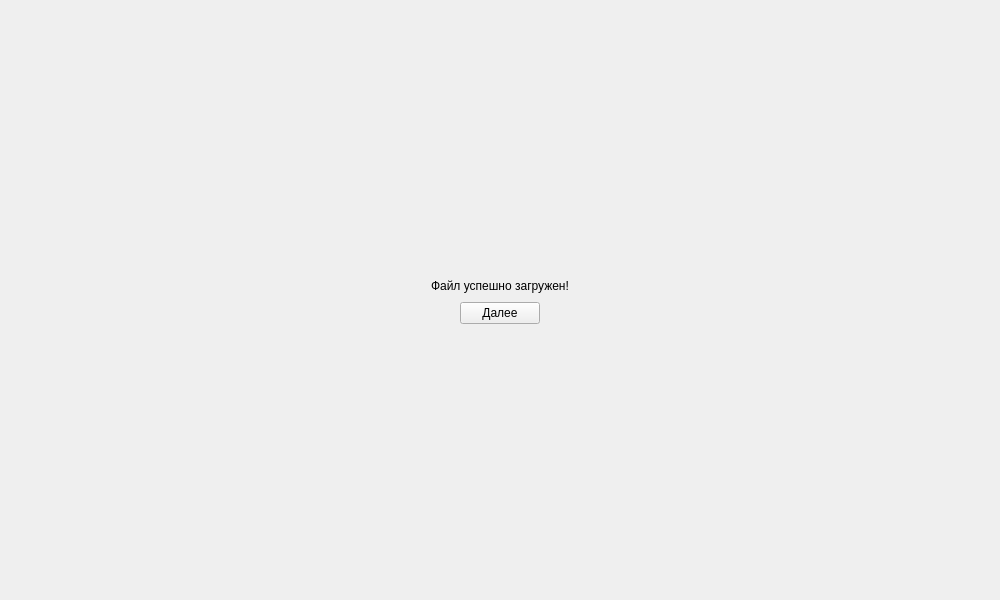
<?xml version="1.0" encoding="UTF-8"?>
<ui version="4.0">
 <class>Form</class>
 <widget class="QWidget" name="Form">
  <property name="geometry">
   <rect>
    <x>0</x>
    <y>0</y>
    <width>1000</width>
    <height>600</height>
   </rect>
  </property>
  <property name="windowTitle">
   <string>Form</string>
  </property>
  <layout class="QVBoxLayout" name="verticalLayout_3">
   <item>
    <spacer name="verticalSpacer">
     <property name="orientation">
      <enum>Qt::Vertical</enum>
     </property>
     <property name="sizeHint" stdset="0">
      <size>
       <width>20</width>
       <height>40</height>
      </size>
     </property>
    </spacer>
   </item>
   <item>
    <layout class="QHBoxLayout" name="horizontalLayout_5">
     <item>
      <layout class="QVBoxLayout" name="verticalLayout_2">
       <item>
        <layout class="QHBoxLayout" name="horizontalLayout">
         <item>
          <spacer name="horizontalSpacer">
           <property name="orientation">
            <enum>Qt::Horizontal</enum>
           </property>
           <property name="sizeHint" stdset="0">
            <size>
             <width>40</width>
             <height>20</height>
            </size>
           </property>
          </spacer>
         </item>
         <item>
          <widget class="QLabel" name="label">
           <property name="text">
            <string>Файл успешно загружен!</string>
           </property>
          </widget>
         </item>
         <item>
          <spacer name="horizontalSpacer_2">
           <property name="orientation">
            <enum>Qt::Horizontal</enum>
           </property>
           <property name="sizeHint" stdset="0">
            <size>
             <width>40</width>
             <height>20</height>
            </size>
           </property>
          </spacer>
         </item>
        </layout>
       </item>
       <item>
        <layout class="QHBoxLayout" name="horizontalLayout_4">
         <item>
          <spacer name="horizontalSpacer_3">
           <property name="orientation">
            <enum>Qt::Horizontal</enum>
           </property>
           <property name="sizeHint" stdset="0">
            <size>
             <width>40</width>
             <height>20</height>
            </size>
           </property>
          </spacer>
         </item>
         <item>
          <widget class="QPushButton" name="pushButton">
           <property name="text">
            <string>Далее</string>
           </property>
          </widget>
         </item>
         <item>
          <spacer name="horizontalSpacer_4">
           <property name="orientation">
            <enum>Qt::Horizontal</enum>
           </property>
           <property name="sizeHint" stdset="0">
            <size>
             <width>40</width>
             <height>20</height>
            </size>
           </property>
          </spacer>
         </item>
        </layout>
       </item>
      </layout>
     </item>
    </layout>
   </item>
   <item>
    <spacer name="verticalSpacer_2">
     <property name="orientation">
      <enum>Qt::Vertical</enum>
     </property>
     <property name="sizeHint" stdset="0">
      <size>
       <width>20</width>
       <height>40</height>
      </size>
     </property>
    </spacer>
   </item>
  </layout>
 </widget>
 <resources/>
 <connections/>
</ui>
